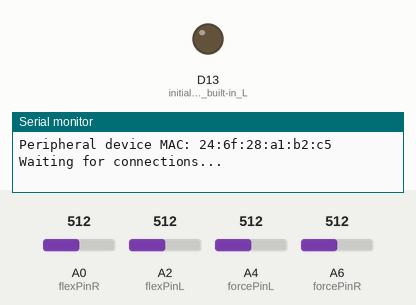
The sketch below on a simulated Arduino Nano 33 IoT. Parts: output pins drawn as LEDs (lit = HIGH), the last lines printed to the serial monitor. The inputs (shaded band) are chosen by the test bench; at power-on: A0 (flexPinR) = 512, A2 (flexPinL) = 512, A4 (forcePinL) = 512, A6 (forcePinR) = 512. Nothing arrives over Bluetooth unless stated; a phone connects over Bluetooth LE 3 s after start.

Above: at 0.1 s.
At 3.1 s:
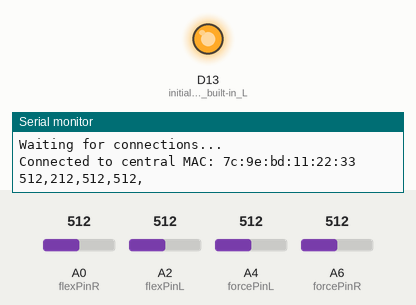
Timing chart, 0 to 4.6 s (numbered marks = the images above):
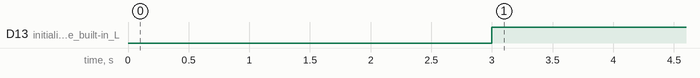

The sketch:

ankle-protector-arduino.ino
```cpp
#include <ArduinoBLE.h>

static const char* greeting = "BLE Greeting";
BLEService sensorService("180C");  // User defined service
BLEStringCharacteristic sensorCharacteristic("2A56",  // standard 16-bit characteristic UUID
    BLERead, 13); // remote clients will only be able to read this

//Right flex
const int flexPinR = A0;

//Left fles
const int flexPinL = A2;

//Right force
const int forcePinR = A6;

//Left force
const int forcePinL = A4;


void setup() {
  // initialize serial communication at 9600 bits per second:
  Serial.begin(9600);
  // Only connect when using serial monitor
//  while (!Serial);

  pinMode(LED_BUILTIN, OUTPUT); // initialize the built-in LED pin

  if (!BLE.begin()) {   // initialize BLE
    Serial.println("starting BLE failed!");
    while (1);
  }

  BLE.setLocalName("Nano33BLE");  // Set name for connection
  BLE.setAdvertisedService(sensorService); // Advertise service
  sensorService.addCharacteristic(sensorCharacteristic); // Add characteristic to service
  BLE.addService(sensorService); // Add service
  sensorCharacteristic.setValue(greeting); // Set greeting string

  BLE.advertise();  // Start advertising
  Serial.print("Peripheral device MAC: ");
  Serial.println(BLE.address());
  Serial.println("Waiting for connections...");
}

void loop() {
  BLEDevice central = BLE.central();  // Wait for a BLE central to connect

  // if a central is connected to the peripheral:
  if (central) {
    Serial.print("Connected to central MAC: ");
    // print the central's BT address:
    Serial.println(central.address());
    // turn on the LED to indicate the connection:
    digitalWrite(LED_BUILTIN, HIGH);

    while (central.connected()){
      // read the value from the sensor:
      int flexValueR = analogRead(flexPinR);
      int flexValueL = analogRead(flexPinL);
      // with 100kohm resistor
      flexValueL = map(flexValueL, 299, 300, -1, 0);
      int forceValueR = analogRead(forcePinR);
      int forceValueL = analogRead(forcePinL);

      // print out the value you read:
      String valuesToSend = String(flexValueR) + ","
        + String(flexValueL) + ","
        + String(forceValueR) + ","
        + String(forceValueL) + ",";

      Serial.println(valuesToSend);
      sensorCharacteristic.writeValue(valuesToSend);

      // delay in between reads for stability
      delay(100);
    }

    // when the central disconnects, turn off the LED:
    digitalWrite(LED_BUILTIN, LOW);
    Serial.print("Disconnected from central MAC: ");
    Serial.println(central.address());
  }


}
```

Measured:
- by itself, D13 (initialize_the_built-in_L): LOW → HIGH at 3.0 s
